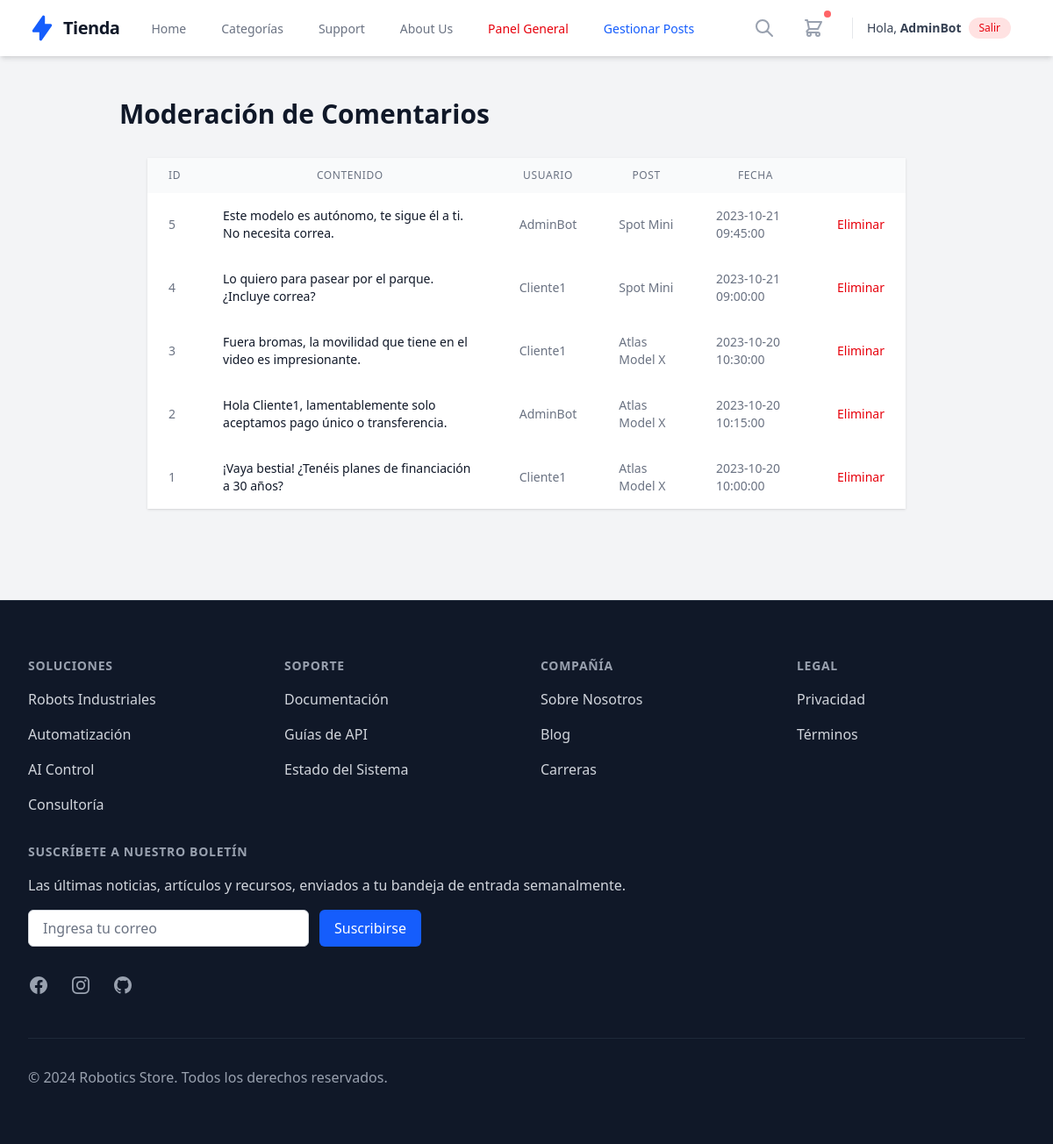
Page /public/admin/comments (signed in) on the committed database.
### tables this page shows
CREATE TABLE comments (
    id INT AUTO_INCREMENT PRIMARY KEY,
    content TEXT NOT NULL,
    user_id INT NOT NULL,
    post_id INT NOT NULL,
    created_at TIMESTAMP DEFAULT CURRENT_TIMESTAMP,
    FOREIGN KEY (user_id) REFERENCES users(id) ON DELETE CASCADE,
    FOREIGN KEY (post_id) REFERENCES posts(id) ON DELETE CASCADE
);

CREATE TABLE users (
    id INT AUTO_INCREMENT PRIMARY KEY,
    username VARCHAR(50) NOT NULL,
    email VARCHAR(255) NOT NULL UNIQUE,  
    password VARCHAR(255) NOT NULL,
    role_id INT DEFAULT 2, 
    created_at TIMESTAMP DEFAULT CURRENT_TIMESTAMP,
    updated_at TIMESTAMP DEFAULT CURRENT_TIMESTAMP ON UPDATE CURRENT_TIMESTAMP,
    FOREIGN KEY (role_id) REFERENCES roles(id)
);

CREATE TABLE posts (
    id INT AUTO_INCREMENT PRIMARY KEY,
    title VARCHAR(255) NOT NULL,        
    content TEXT NOT NULL,
    image_url VARCHAR(512),             
    price DECIMAL(10, 2) DEFAULT 0.00,
    
     
    specs JSON NULL,                   
    
     
    is_active BOOLEAN DEFAULT TRUE,    
    
    user_id INT,
    category_id INT,
    created_at TIMESTAMP DEFAULT CURRENT_TIMESTAMP,
    updated_at TIMESTAMP DEFAULT CURRENT_TIMESTAMP ON UPDATE CURRENT_TIMESTAMP,
    
    FOREIGN KEY (user_id) REFERENCES users(id) ON DELETE SET NULL,
    FOREIGN KEY (category_id) REFERENCES categories(id) ON DELETE SET NULL,

     
    CONSTRAINT chk_price_positive CHECK (price >= 0)
);

### app/Controllers/AdminController.php (called while the page is built, shortened)
<?php
require_once dirname(__DIR__) . '/Models/Comment.php';
class AdminController {
    public function comments() {
        $commentModel = new Comment();
        $comments = $commentModel->getAll();
        $this->render('comments', ['comments' => $comments]);
    }
    private function render($view, $data = []) {
        extract($data);
        $rootPath = dirname(__DIR__);
        require_once $rootPath . '/views/layout/header.php';
        require_once $rootPath . '/views/admin/' . $view . '.php';
        require_once $rootPath . '/views/layout/footer.php';
    }
}

### app/Router.php (called while the page is built, shortened)
<?php
class Router {
    protected $method = 'index';
    public function __construct() {
        $url = $this->getUrl();
        if (isset($url[0]) && $url[0] === 'public') {
            array_shift($url);
        }
        if (isset($url[0])) {
            $controllerName = ucfirst($url[0]) . 'Controller';
            if (file_exists(__DIR__ . '/Controllers/' . $controllerName . '.php')) {
                unset($url[0]);
            }
        }
        $this->controller = new $this->controller;
        if (isset($url[1])) {
            if (method_exists($this->controller, $url[1])) {
                $this->method = $url[1];
                unset($url[1]);
            }
        }
        $this->params = $url ? array_values($url) : [];
        call_user_func_array([$this->controller, $this->method], $this->params);
    }
    public function getUrl() {
        if (isset($_GET['url'])) {
            $url = rtrim($_GET['url'], '/');
            $url = filter_var($url, FILTER_SANITIZE_URL);
            return explode('/', $url);
        }
        return [];
    }
}

### index.php (called while the page is built, shortened)
<?php
require_once 'app/Config/Database.php';
$init = new Router();

### app/Config/Database.php (called while the page is built, shortened)
<?php
class Database {
    private static $instance = null;
    private function __construct() {
        try {
            $dsn = "mysql:host=" . DB_HOST . ";dbname=" . DB_NAME . ";charset=utf8";
            $this->conn = new PDO($dsn, DB_USER, DB_PASS);
        } catch (PDOException $e) {
            die("Error de conexión: " . $e->getMessage());
        }
    }
    public static function connect() {
        if (self::$instance === null) {
            self::$instance = new Database();
        }
        return self::$instance->conn;
    }
}
?>

### app/Models/Comment.php (called while the page is built, shortened)
<?php
require_once dirname(__DIR__) . '/Config/Database.php';
class Comment {
    private $db;
    public function __construct() {
        $this->db = Database::connect();
    }
    public function getAll() {
        $sql = "SELECT comments.*, users.username, posts.title as post_title
                FROM comments
                JOIN users ON comments.user_id = users.id
                JOIN posts ON comments.post_id = posts.id
                ORDER BY comments.created_at DESC";
        $stmt = $this->db->query($sql);
        return $stmt->fetchAll(PDO::FETCH_ASSOC);
    }
}

### app/views/admin/comments.php (the view, shortened to what this page needs)
<div class="max-w-7xl mx-auto py-6 sm:px-6 lg:px-8">
    <div class="flex justify-between items-center mb-6">
        <h1 class="text-3xl font-bold text-gray-900">Moderación de Comentarios</h1>
    </div>
    <div class="flex flex-col">
        <div class="-my-2 overflow-x-auto sm:-mx-6 lg:-mx-8">
            <div class="py-2 align-middle inline-block min-w-full sm:px-6 lg:px-8">
                <div class="shadow overflow-hidden border-b border-gray-200 sm:rounded-lg">
                    <table class="min-w-full divide-y divide-gray-200">
                        <thead class="bg-gray-50">
                            <tr>
                                <th scope="col" class="px-6 py-3 text-left text-xs font-medium text-gray-500 uppercase tracking-wider">ID</th>
                                <th scope="col" class="px-6 py-3 text-left text-xs font-medium text-gray-500 uppercase tracking-wider">Contenido</th>
                                <th scope="col" class="px-6 py-3 text-left text-xs font-medium text-gray-500 uppercase tracking-wider">Usuario</th>
                                <th scope="col" class="px-6 py-3 text-left text-xs font-medium text-gray-500 uppercase tracking-wider">Post</th>
                                <th scope="col" class="px-6 py-3 text-left text-xs font-medium text-gray-500 uppercase tracking-wider">Fecha</th>
                                <th scope="col" class="relative px-6 py-3">
                                </th>
                            </tr>
                        </thead>
                        <tbody class="bg-white divide-y divide-gray-200">
                            <?php foreach ($comments as $comment): ?>
                            <tr>
                                <td class="px-6 py-4 whitespace-nowrap text-sm text-gray-500"><?= $comment['id'] ?></td>
                                <td class="px-6 py-4">
                                    <div class="text-sm text-gray-900 max-w-xs truncate" title="<?= htmlspecialchars($comment['content']) ?>">
                                        <?= htmlspecialchars($comment['content']) ?>
                                    </div>
                                </td>
                                <td class="px-6 py-4 whitespace-nowrap text-sm text-gray-500"><?= htmlspecialchars($comment['username']) ?></td>
                                <td class="px-6 py-4 whitespace-nowrap text-sm text-gray-500"><?= htmlspecialchars($comment['post_title']) ?></td>
                                <td class="px-6 py-4 whitespace-nowrap text-sm text-gray-500"><?= $comment['created_at'] ?></td>
                                <td class="px-6 py-4 whitespace-nowrap text-right text-sm font-medium">
                                    <a href="<?= BASE_URL ?>/public/admin/deleteComment/<?= $comment['id'] ?>" class="text-red-600 hover:text-red-900" onclick="return confirm('¿Eliminar comentario permanentemente?')">Eliminar</a>
                                </td>
                            </tr>
                            <?php endforeach; ?>
                        </tbody>
                    </table>
                </div>
            </div>
        </div>
    </div>
</div>

### rows in the picture
comments: id "5", content "Este modelo es autónomo, te sigue él a ti. No necesita correa.", user.username "AdminBot", post.title "Spot Mini", created_at "2023-10-21 09:45:00"
comments: id "4", content "Lo quiero para pasear por el parque. ¿Incluye correa?", user.username "Cliente1", post.title "Spot Mini", created_at "2023-10-21 09:00:00"
comments: id "3", content "Fuera bromas, la movilidad que tiene en el video es impresionante.", user.username "Cliente1", post.title "Atlas Model X", created_at "2023-10-20 10:30:00"
comments: id "2", content "Hola Cliente1, lamentablemente solo aceptamos pago único o transferencia.", user.username "AdminBot", post.title "Atlas Model X", created_at "2023-10-20 10:15:00"
comments: id "1", content "¡Vaya bestia! ¿Tenéis planes de financiación a 30 años?", user.username "Cliente1", post.title "Atlas Model X", created_at "2023-10-20 10:00:00"

### other values in the picture
$_SESSION['username'] "AdminBot"
